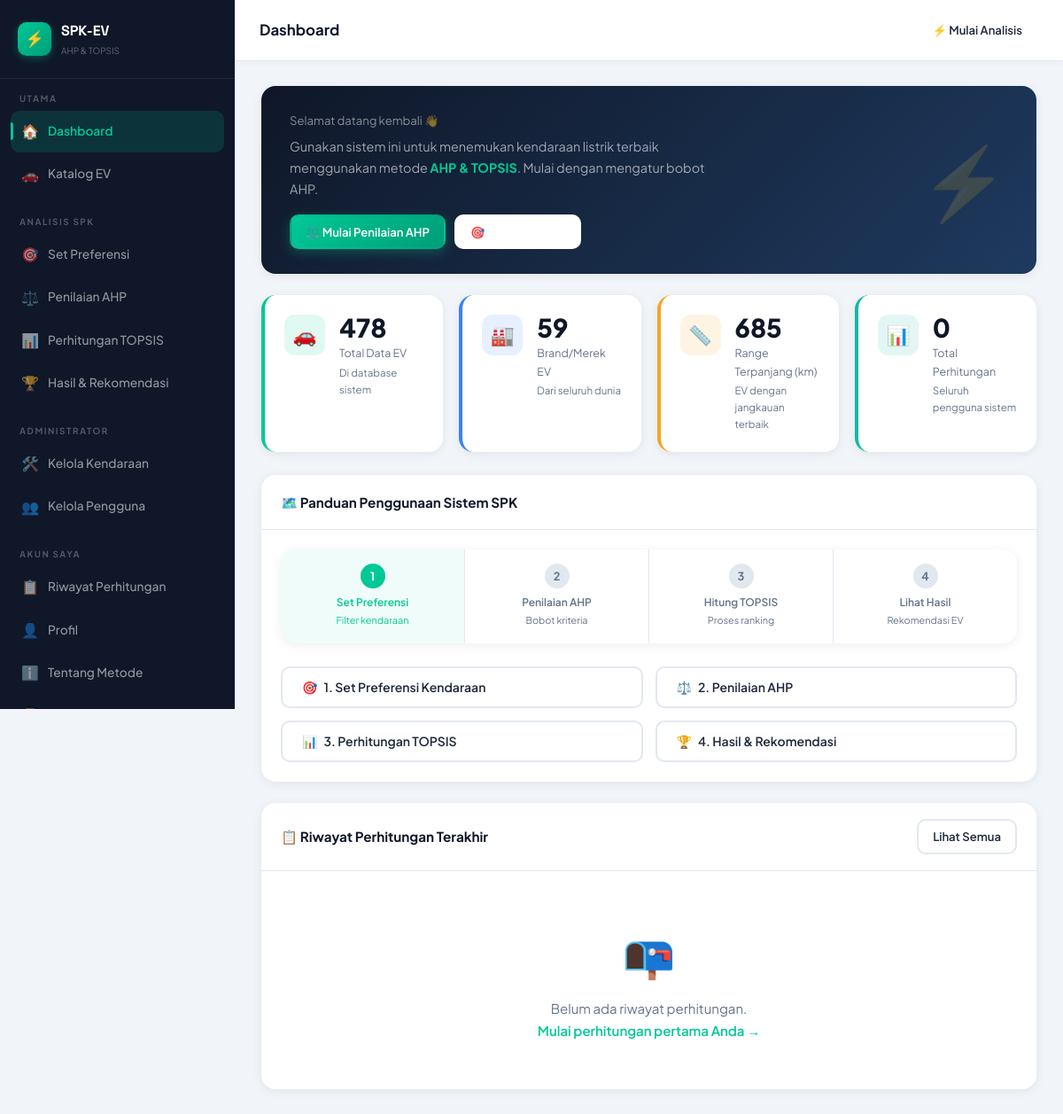
Before: /pages/dashboard.php (signed in) with the older database file.
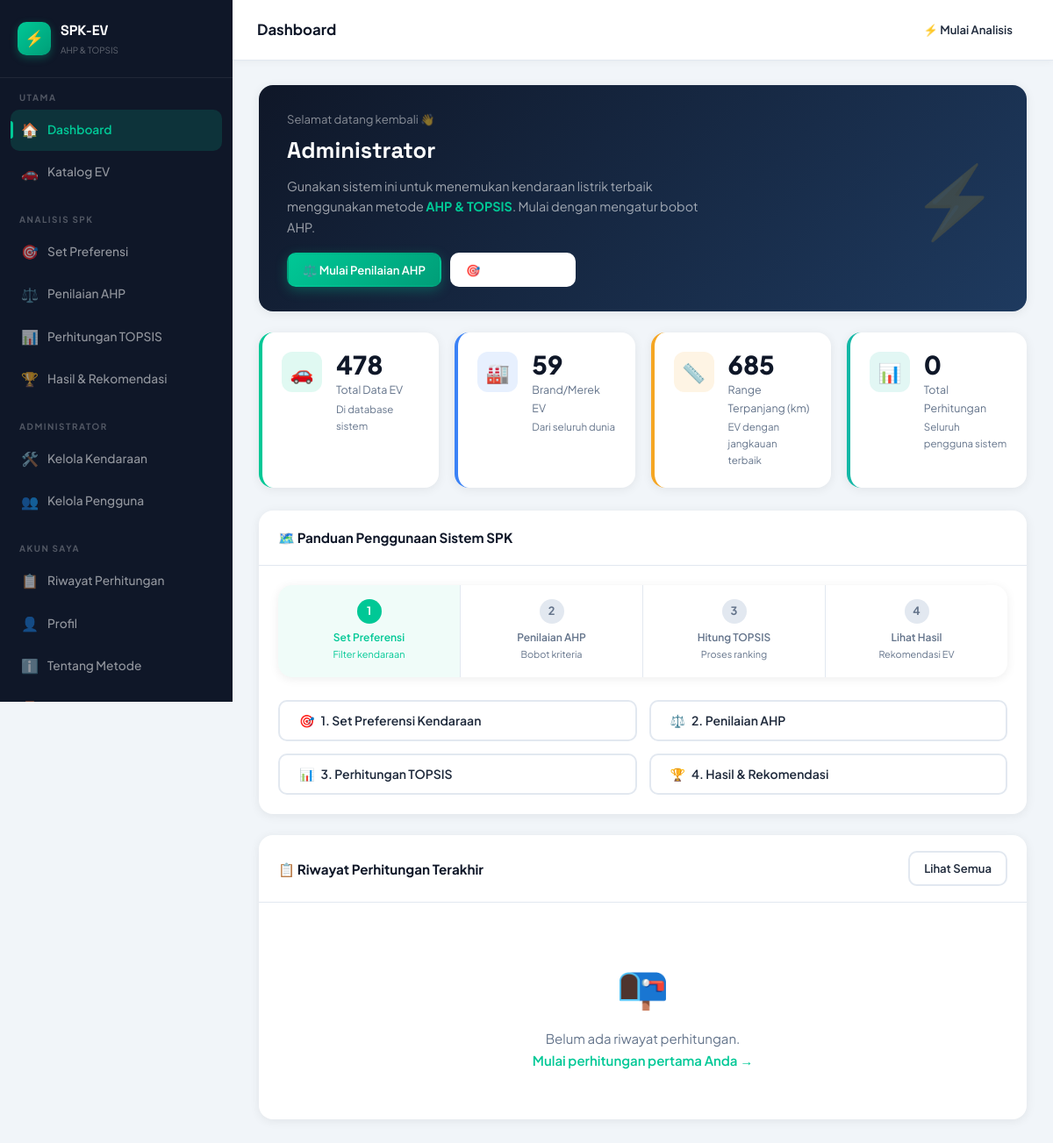
After: the same page with the newer database file.
### tables this page shows
CREATE TABLE IF NOT EXISTS users (
    id          INT AUTO_INCREMENT PRIMARY KEY,
    nama        VARCHAR(100) NOT NULL,
    email       VARCHAR(150) UNIQUE NOT NULL,
    password    VARCHAR(255) NOT NULL,
    role        ENUM('user','admin') DEFAULT 'user',
    created_at  TIMESTAMP DEFAULT CURRENT_TIMESTAMP
);

### includes/functions.php (called while the page is built, shortened)
<?php
function isLoggedIn() {
    return isset($_SESSION['user_id']);
}
function currentUser() {
    return fetchOne("SELECT * FROM users WHERE id = ?", [(int)$_SESSION['user_id']], 'i');
}
function isAdmin() {
    return isLoggedIn() && ($_SESSION['user_role'] ?? '') === 'admin';
}
function clean($val) {
    return htmlspecialchars(trim((string)$val), ENT_QUOTES, 'UTF-8');
}
function fetchAll($sql, $params = [], $types = '') {
    $conn = db();
    if (empty($params)) {
        $res = $conn->query($sql);
        return $res ? $res->fetch_all(MYSQLI_ASSOC) : [];
    }
    $stmt = $conn->prepare($sql);
    $stmt->bind_param($types, ...$params);
    $stmt->execute();
    return $stmt->get_result()->fetch_all(MYSQLI_ASSOC);
}
function fetchOne($sql, $params = [], $types = '') {
    $rows = fetchAll($sql, $params, $types);
    return $rows[0] ?? null;
}
function getBobotAHP($userId) {
    return fetchAll(
        "SELECT ba.*, k.kode, k.nama, k.tipe, k.satuan
         FROM bobot_ahp ba
         JOIN kriteria k ON k.id = ba.kriteria_id
         WHERE ba.user_id = ?
         ORDER BY k.kode",
        [$userId], 'i'
    );
}
function getPreferensiUser($userId) {
    return fetchOne(
        "SELECT * FROM preferensi_user WHERE user_id = ?",
        [$userId], 'i'
    );
}
function getStatistikDB() {
    return [
        'total_ev'      => fetchOne("SELECT COUNT(*) c FROM kendaraan_ev WHERE status='aktif'")['c'] ?? 0,
        'total_brand'   => fetchOne("SELECT COUNT(DISTINCT brand) c FROM kendaraan_ev WHERE status='aktif'")['c'] ?? 0,
        'total_user'    => fetchOne("SELECT COUNT(*) c FROM users WHERE role='user'")['c'] ?? 0,
        'total_history' => fetchOne("SELECT COUNT(*) c FROM history_perhitungan")['c'] ?? 0,
        'max_range'     => fetchOne("SELECT MAX(range_km) c FROM kendaraan_ev WHERE status='aktif'")['c'] ?? 0,
        'avg_range'     => fetchOne("SELECT ROUND(AVG(range_km)) c FROM kendaraan_ev WHERE status='aktif'")['c'] ?? 0,
    ];
}
?>

### pages/dashboard.php (the view, shortened to what this page needs)
<?php
require_once __DIR__ . '/../includes/functions.php';
$pageTitle = 'Dashboard';
$stats     = getStatistikDB();
$history = getHistoryUser($_SESSION['user_id'], 3);
$bobotAda = !empty(getBobotAHP($_SESSION['user_id']));
$pref = getPreferensiUser($_SESSION['user_id']);
include __DIR__ . '/../includes/header.php';
include __DIR__ . '/../includes/navbar.php';
?>
<div class="card mb-4 fade-up" style="background:linear-gradient(135deg,var(--secondary),#1E3A5F);border-radius:var(--radius);padding:28px 32px;display:flex;align-items:center;justify-content:space-between;gap:20px">
  <div>
    <div style="font-size:0.82rem;color:rgba(255,255,255,0.5);margin-bottom:4px">
      Selamat datang kembali 👋
    </div>
    <h2 style="font-family:'Space Grotesk',sans-serif;font-size:1.6rem;font-weight:700;color:#fff;margin-bottom:8px">
      <?= clean($user['nama']) ?>
    </h2>
    <p style="color:rgba(255,255,255,0.6);font-size:0.9rem;max-width:480px">
      Gunakan sistem ini untuk menemukan kendaraan listrik terbaik menggunakan
      metode <strong style="color:var(--primary)">AHP &amp; TOPSIS</strong>.
      <?= $bobotAda ? 'Bobot AHP Anda sudah tersimpan.' : 'Mulai dengan mengatur bobot AHP.' ?>
    </p>
    <div style="margin-top:16px;display:flex;gap:10px;flex-wrap:wrap">
      <?php if (!$bobotAda): ?>
        <a href="<?= APP_URL ?>/pages/ahp.php" class="btn btn-primary btn-sm">⚖️ Mulai Penilaian AHP</a>
        <a href="<?= APP_URL ?>/pages/preferensi.php" class="btn btn-outline btn-sm" style="border-color:rgba(255,255,255,0.3);color:#fff">🎯 Set Preferensi</a>
      <?php else: ?>
        <a href="<?= APP_URL ?>/pages/topsis.php" class="btn btn-primary btn-sm">📊 Hitung TOPSIS</a>
        <a href="<?= APP_URL ?>/pages/hasil.php" class="btn btn-outline btn-sm" style="border-color:rgba(255,255,255,0.3);color:#fff">🏆 Lihat Hasil</a>
      <?php endif; ?>
    </div>
  </div>
  <div style="font-size:5rem;opacity:0.15;flex-shrink:0">⚡</div>
</div>
<div class="stats-grid fade-up fade-up-d1">
  <div class="stat-card green">
    <div class="stat-icon green">🚗</div>
    <div class="stat-info">
      <div class="value"><?= number_format($stats['total_ev']) ?></div>
      <div class="label">Total Data EV</div>
      <div class="sub">Di database sistem</div>
    </div>
  </div>
  <div class="stat-card blue">
    <div class="stat-icon blue">🏭</div>
    <div class="stat-info">
      <div class="value"><?= $stats['total_brand'] ?></div>
      <div class="label">Brand/Merek EV</div>
      <div class="sub">Dari seluruh dunia</div>
    </div>
  </div>
  <div class="stat-card orange">
    <div class="stat-icon orange">📏</div>
    <div class="stat-info">
      <div class="value"><?= number_format($stats['max_range']) ?></div>
      <div class="label">Range Terpanjang (km)</div>
      <div class="sub">EV dengan jangkauan terbaik</div>
    </div>
  </div>
  <div class="stat-card teal">
    <div class="stat-icon teal">📊</div>
    <div class="stat-info">
      <div class="value"><?= $stats['total_history'] ?></div>
      <div class="label">Total Perhitungan</div>
      <div class="sub">Seluruh pengguna sistem</div>
    </div>
  </div>
</div>
<div class="card fade-up fade-up-d2 mb-4">
  <div class="card-header">
    <h3>🗺️ Panduan Penggunaan Sistem SPK</h3>
  </div>
  <div class="card-body">
    <div class="step-nav">
      <div class="step-item <?= empty($pref) ? 'active' : 'done' ?>">
        <div class="step-num"><?= empty($pref) ? '1' : '✓' ?></div>
        <div class="step-label">Set Preferensi<br><span style="font-size:0.68rem;font-weight:400">Filter kendaraan</span></div>
      </div>
      <div class="step-item <?= !$bobotAda ? ($pref ? 'active' : '') : 'done' ?>">
        <div class="step-num"><?= $bobotAda ? '✓' : '2' ?></div>
        <div class="step-label">Penilaian AHP<br><span style="font-size:0.68rem;font-weight:400">Bobot kriteria</span></div>
      </div>
      <div class="step-item <?= $bobotAda ? 'active' : '' ?>">
        <div class="step-num">3</div>
        <div class="step-label">Hitung TOPSIS<br><span style="font-size:0.68rem;font-weight:400">Proses ranking</span></div>
      </div>
      <div class="step-item">
        <div class="step-num">4</div>
        <div class="step-label">Lihat Hasil<br><span style="font-size:0.68rem;font-weight:400">Rekomendasi EV</span></div>
      </div>
    </div>
    <div class="grid-2" style="gap:14px">
      <a href="<?= APP_URL ?>/pages/preferensi.php"
         class="btn btn-outline" style="justify-content:flex-start">
        🎯 <span>1. Set Preferensi Kendaraan</span>
      </a>
      <a href="<?= APP_URL ?>/pages/ahp.php"
         class="btn btn-outline" style="justify-content:flex-start">
        ⚖️ <span>2. Penilaian AHP</span>
      </a>
      <a href="<?= APP_URL ?>/pages/topsis.php"
         class="btn <?= $bobotAda ? 'btn-primary' : 'btn-outline' ?>"
         style="justify-content:flex-start">
        📊 <span>3. Perhitungan TOPSIS</span>
      </a>
      <a href="<?= APP_URL ?>/pages/hasil.php"
         class="btn btn-outline" style="justify-content:flex-start">
        🏆 <span>4. Hasil &amp; Rekomendasi</span>
      </a>
    </div>
  </div>
</div>
<div class="card fade-up fade-up-d3">
  <div class="card-header">
    <h3>📋 Riwayat Perhitungan Terakhir</h3>
    <a href="<?= APP_URL ?>/pages/history.php" class="btn btn-outline btn-sm">Lihat Semua</a>
  </div>
  <div class="card-body">
    <?php if (empty($history)): ?>
      <div style="text-align:center;padding:32px;color:var(--text-muted)">
        <div style="font-size:3rem;margin-bottom:10px">📭</div>
        <p>Belum ada riwayat perhitungan.<br>
        <a href="<?= APP_URL ?>/pages/ahp.php" style="color:var(--primary);font-weight:600">Mulai perhitungan pertama Anda →</a></p>
      </div>
    <?php endif; ?>
  </div>
</div>
<?php include __DIR__ . '/../includes/footer.php'; ?>

### includes/header.php (shortened to what this page needs)
<!DOCTYPE html>
<html lang="id">
<head>
<link rel="stylesheet" href="<?= APP_URL ?>/assets/css/style.css">
</head>
<body>

### includes/navbar.php (shortened to what this page needs)
<?php
$currentPath = $_SERVER['PHP_SELF'];
function isActive($path) {
    global $currentPath;
    return strpos($currentPath, $path) !== false ? 'active' : '';
}
$user = currentUser();
?>
<div class="layout">
<aside class="sidebar" id="sidebar">
  <div class="sidebar-header">
    <div class="sidebar-logo">
      <div class="logo-icon">⚡</div>
      <div>
        <div class="logo-text">SPK-EV</div>
        <div class="logo-sub">AHP &amp; TOPSIS</div>
      </div>
    </div>
  </div>
  <nav class="sidebar-menu">
    <div class="menu-section">
      <div class="menu-section-title">Utama</div>
      <a href="<?= APP_URL ?>/pages/dashboard.php"
         class="menu-item <?= isActive('dashboard') ?>">
        <span class="icon">🏠</span> Dashboard
      </a>
      <a href="<?= APP_URL ?>/pages/katalog.php"
         class="menu-item <?= isActive('katalog') ?>">
        <span class="icon">🚗</span> Katalog EV
      </a>
    </div>
    <div class="menu-section">
      <div class="menu-section-title">Analisis SPK</div>
      <a href="<?= APP_URL ?>/pages/preferensi.php"
         class="menu-item <?= isActive('preferensi') ?>">
        <span class="icon">🎯</span> Set Preferensi
      </a>
      <a href="<?= APP_URL ?>/pages/ahp.php"
         class="menu-item <?= isActive('ahp') ?>">
        <span class="icon">⚖️</span> Penilaian AHP
      </a>
      <a href="<?= APP_URL ?>/pages/topsis.php"
         class="menu-item <?= isActive('topsis') ?>">
        <span class="icon">📊</span> Perhitungan TOPSIS
      </a>
      <a href="<?= APP_URL ?>/pages/hasil.php"
         class="menu-item <?= isActive('hasil') ?>">
        <span class="icon">🏆</span> Hasil &amp; Rekomendasi
      </a>
    </div>
    <?php if (isAdmin()): ?>
    <div class="menu-section">
      <div class="menu-section-title">Administrator</div>
      <a href="<?= APP_URL ?>/pages/admin_kendaraan.php"
         class="menu-item <?= isActive('admin_kendaraan') ?>">
        <span class="icon">🛠️</span> Kelola Kendaraan
      </a>
      <a href="<?= APP_URL ?>/pages/admin_user.php"
         class="menu-item <?= isActive('admin_user') ?>">
        <span class="icon">👥</span> Kelola Pengguna
      </a>
    </div>
    <?php endif; ?>
    <div class="menu-section">
      <div class="menu-section-title">Akun Saya</div>
      <a href="<?= APP_URL ?>/pages/history.php"
         class="menu-item <?= isActive('history') ?>">
        <span class="icon">📋</span> Riwayat Perhitungan
      </a>
      <a href="<?= APP_URL ?>/pages/profil.php"
         class="menu-item <?= isActive('profil') ?>">
        <span class="icon">👤</span> Profil
      </a>
      <a href="<?= APP_URL ?>/pages/tentang.php"
         class="menu-item <?= isActive('tentang') ?>">
        <span class="icon">ℹ️</span> Tentang Metode
      </a>
      <a href="<?= APP_URL ?>/auth/logout.php"
         class="menu-item"
         onclick="return confirm('Yakin ingin keluar?')">
        <span class="icon">🚪</span> Keluar
      </a>
    </div>
  </nav>
</aside>
<div class="main-content">
  <header class="topbar">
    <div style="display:flex;align-items:center;gap:12px">
      <h1 class="topbar-title"><?= isset($pageTitle) ? clean($pageTitle) : 'Dashboard' ?></h1>
    </div>
    <div class="topbar-actions">
      <a href="<?= APP_URL ?>/pages/ahp.php" class="btn btn-green btn-sm">
        ⚡ Mulai Analisis
      </a>
    </div>
  </header>
  <div class="page-content">

### includes/footer.php (shortened to what this page needs)
  </div>
</div>
</div>
</body>
</html>

Changed rows visible on the page:
now on this page (row edited): users: nama "Administrator"
